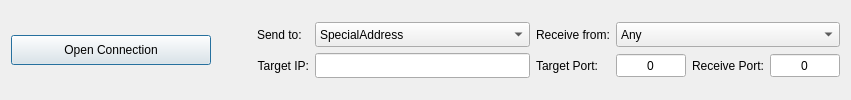
       <widget class="QWidget" name="tabWiFi">
        <attribute name="title">
         <string>Network UDP</string>
        </attribute>
        <layout class="QGridLayout" name="gridLayout_6">
         <item row="0" column="0">
          <widget class="QPushButton" name="pushButtonUDPConnect">
           <property name="minimumSize">
            <size>
             <width>200</width>
             <height>30</height>
            </size>
           </property>
           <property name="text">
            <string>Open Connection</string>
           </property>
           <property name="checkable">
            <bool>true</bool>
           </property>
           <property name="default">
            <bool>true</bool>
           </property>
          </widget>
         </item>
         <item row="0" column="1">
          <spacer name="horizontalSpacer">
           <property name="orientation">
            <enum>Qt::Horizontal</enum>
           </property>
           <property name="sizeType">
            <enum>QSizePolicy::Expanding</enum>
           </property>
           <property name="sizeHint" stdset="0">
            <size>
             <width>40</width>
             <height>20</height>
            </size>
           </property>
          </spacer>
         </item>
         <item row="0" column="4">
          <layout class="QGridLayout" name="gridLayout_10">
           <item row="2" column="0">
            <widget class="QLabel" name="label_9">
             <property name="sizePolicy">
              <sizepolicy hsizetype="Maximum" vsizetype="Preferred">
               <horstretch>0</horstretch>
               <verstretch>0</verstretch>
              </sizepolicy>
             </property>
             <property name="text">
              <string>Target IP:</string>
             </property>
             <property name="alignment">
              <set>Qt::AlignRight|Qt::AlignTrailing|Qt::AlignVCenter</set>
             </property>
            </widget>
           </item>
           <item row="1" column="1" colspan="2">
            <widget class="QComboBox" name="comboBoxUDPSendMode">
             <property name="sizePolicy">
              <sizepolicy hsizetype="Preferred" vsizetype="Preferred">
               <horstretch>0</horstretch>
               <verstretch>0</verstretch>
              </sizepolicy>
             </property>
             <property name="minimumSize">
              <size>
               <width>215</width>
               <height>25</height>
              </size>
             </property>
             <property name="currentIndex">
              <number>2</number>
             </property>
             <item>
              <property name="text">
               <string>Broadcast</string>
              </property>
             </item>
             <item>
              <property name="text">
               <string>LocalHost</string>
              </property>
             </item>
             <item>
              <property name="text">
               <string>SpecialAddress</string>
              </property>
             </item>
            </widget>
           </item>
           <item row="2" column="1" colspan="2">
            <widget class="QLineEdit" name="lineEditUDPTargetIP">
             <property name="sizePolicy">
              <sizepolicy hsizetype="Preferred" vsizetype="Preferred">
               <horstretch>0</horstretch>
               <verstretch>0</verstretch>
              </sizepolicy>
             </property>
             <property name="minimumSize">
              <size>
               <width>0</width>
               <height>25</height>
              </size>
             </property>
             <property name="alignment">
              <set>Qt::AlignCenter</set>
             </property>
            </widget>
           </item>
           <item row="1" column="0">
            <widget class="QLabel" name="label_7">
             <property name="sizePolicy">
              <sizepolicy hsizetype="Preferred" vsizetype="Preferred">
               <horstretch>0</horstretch>
               <verstretch>0</verstretch>
              </sizepolicy>
             </property>
             <property name="text">
              <string>Send to:</string>
             </property>
            </widget>
           </item>
           <item row="1" column="6" colspan="3">
            <widget class="QComboBox" name="comboBoxUDPReceiveMode">
             <property name="sizePolicy">
              <sizepolicy hsizetype="Preferred" vsizetype="Preferred">
               <horstretch>0</horstretch>
               <verstretch>0</verstretch>
              </sizepolicy>
             </property>
             <property name="minimumSize">
              <size>
               <width>215</width>
               <height>25</height>
              </size>
             </property>
             <item>
              <property name="text">
               <string>Any</string>
              </property>
             </item>
             <item>
              <property name="text">
               <string>LocalHost</string>
              </property>
             </item>
             <item>
              <property name="text">
               <string>SpecialAddress</string>
              </property>
             </item>
            </widget>
           </item>
           <item row="1" column="5">
            <widget class="QLabel" name="label_5">
             <property name="sizePolicy">
              <sizepolicy hsizetype="Maximum" vsizetype="Preferred">
               <horstretch>0</horstretch>
               <verstretch>0</verstretch>
              </sizepolicy>
             </property>
             <property name="text">
              <string>Receive from:</string>
             </property>
            </widget>
           </item>
           <item row="2" column="7">
            <widget class="QLabel" name="label_16">
             <property name="sizePolicy">
              <sizepolicy hsizetype="Maximum" vsizetype="Preferred">
               <horstretch>0</horstretch>
               <verstretch>0</verstretch>
              </sizepolicy>
             </property>
             <property name="text">
              <string>Receive Port:</string>
             </property>
            </widget>
           </item>
           <item row="2" column="8">
            <widget class="QSpinBox" name="spinBoxUDPReceivePort">
             <property name="sizePolicy">
              <sizepolicy hsizetype="Preferred" vsizetype="Preferred">
               <horstretch>0</horstretch>
               <verstretch>0</verstretch>
              </sizepolicy>
             </property>
             <property name="minimumSize">
              <size>
               <width>70</width>
               <height>0</height>
              </size>
             </property>
             <property name="alignment">
              <set>Qt::AlignCenter</set>
             </property>
             <property name="buttonSymbols">
              <enum>QAbstractSpinBox::NoButtons</enum>
             </property>
             <property name="maximum">
              <number>99999</number>
             </property>
             <property name="value">
              <number>0</number>
             </property>
            </widget>
           </item>
           <item row="2" column="5">
            <widget class="QLabel" name="label_8">
             <property name="sizePolicy">
              <sizepolicy hsizetype="Maximum" vsizetype="Preferred">
               <horstretch>0</horstretch>
               <verstretch>0</verstretch>
              </sizepolicy>
             </property>
             <property name="text">
              <string>Target Port:</string>
             </property>
             <property name="alignment">
              <set>Qt::AlignRight|Qt::AlignTrailing|Qt::AlignVCenter</set>
             </property>
            </widget>
           </item>
           <item row="2" column="6">
            <widget class="QSpinBox" name="spinBoxUDPTargetPort">
             <property name="sizePolicy">
              <sizepolicy hsizetype="Preferred" vsizetype="Preferred">
               <horstretch>0</horstretch>
               <verstretch>0</verstretch>
              </sizepolicy>
             </property>
             <property name="minimumSize">
              <size>
               <width>70</width>
               <height>0</height>
              </size>
             </property>
             <property name="alignment">
              <set>Qt::AlignCenter</set>
             </property>
             <property name="buttonSymbols">
              <enum>QAbstractSpinBox::NoButtons</enum>
             </property>
             <property name="suffix">
              <string/>
             </property>
             <property name="minimum">
              <number>0</number>
             </property>
             <property name="maximum">
              <number>99999</number>
             </property>
             <property name="singleStep">
              <number>1</number>
             </property>
             <property name="value">
              <number>0</number>
             </property>
             <property name="displayIntegerBase">
              <number>10</number>
             </property>
            </widget>
           </item>
          </layout>
         </item>
        </layout>
       </widget>
